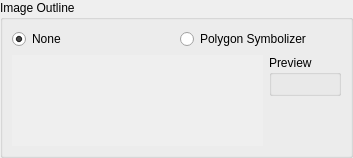
<?xml version="1.0" encoding="UTF-8"?>
<ui version="4.0">
 <class>ImageOutlineWidgetForm</class>
 <widget class="QWidget" name="ImageOutlineWidgetForm">
  <property name="geometry">
   <rect>
    <x>0</x>
    <y>0</y>
    <width>353</width>
    <height>158</height>
   </rect>
  </property>
  <property name="windowTitle">
   <string>Image Outline</string>
  </property>
  <layout class="QGridLayout" name="gridLayout_5">
   <property name="margin">
    <number>0</number>
   </property>
   <item row="0" column="0">
    <widget class="QGroupBox" name="groupBox">
     <property name="title">
      <string>Image Outline</string>
     </property>
     <property name="flat">
      <bool>false</bool>
     </property>
     <layout class="QGridLayout" name="gridLayout_6">
      <item row="0" column="0">
       <layout class="QGridLayout" name="gridLayout_4">
        <item row="0" column="0">
         <layout class="QGridLayout" name="gridLayout_2">
          <item row="0" column="0">
           <widget class="QRadioButton" name="m_NoneSymbolizerRadioButton">
            <property name="text">
             <string>None</string>
            </property>
            <property name="checked">
             <bool>true</bool>
            </property>
           </widget>
          </item>
          <item row="0" column="1">
           <widget class="QRadioButton" name="m_polygonSymbolizerRadioButton">
            <property name="text">
             <string>Polygon Symbolizer</string>
            </property>
           </widget>
          </item>
         </layout>
        </item>
        <item row="1" column="0">
         <layout class="QGridLayout" name="gridLayout">
          <item row="0" column="0" rowspan="2">
           <widget class="QScrollArea" name="m_scrollArea">
            <property name="frameShape">
             <enum>QFrame::NoFrame</enum>
            </property>
            <property name="widgetResizable">
             <bool>true</bool>
            </property>
            <widget class="QWidget" name="scrollAreaWidgetContents">
             <property name="geometry">
              <rect>
               <x>0</x>
               <y>0</y>
               <width>253</width>
               <height>85</height>
              </rect>
             </property>
            </widget>
           </widget>
          </item>
          <item row="0" column="1">
           <widget class="QGroupBox" name="m_previewGroupBox">
            <property name="sizePolicy">
             <sizepolicy hsizetype="Preferred" vsizetype="Preferred">
              <horstretch>0</horstretch>
              <verstretch>0</verstretch>
             </sizepolicy>
            </property>
            <property name="title">
             <string>Preview</string>
            </property>
            <layout class="QGridLayout" name="gridLayout_3">
             <item row="0" column="0">
              <widget class="QWidget" name="m_previewWidget" native="true"/>
             </item>
            </layout>
           </widget>
          </item>
          <item row="1" column="1">
           <spacer name="verticalSpacer">
            <property name="orientation">
             <enum>Qt::Vertical</enum>
            </property>
            <property name="sizeHint" stdset="0">
             <size>
              <width>20</width>
              <height>40</height>
             </size>
            </property>
           </spacer>
          </item>
         </layout>
        </item>
       </layout>
      </item>
     </layout>
    </widget>
   </item>
  </layout>
 </widget>
 <tabstops>
  <tabstop>m_NoneSymbolizerRadioButton</tabstop>
  <tabstop>m_polygonSymbolizerRadioButton</tabstop>
 </tabstops>
 <resources/>
 <connections/>
</ui>
